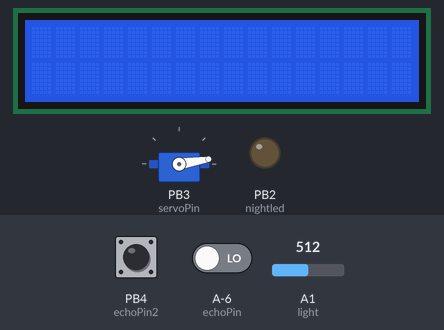
Recording of a sketch running on a simulated ATtiny85, built with avr-gcc and run on an emulated ATtiny85. Shown: servo, 16×2 character LCD, output pins drawn as LEDs (lit = HIGH). The test bench sets the inputs (shaded band); at power-on: A1 (light) = 512, PB4 (echoPin2) LOW, A-6 (echoPin) LOW. Pins used as bus, display or sensor lines are not drawn.

Above: at 1.2 s.
1.3 s: A1 (light) set to 55
5.7 s: A1 (light) set to 45
At 8.6 s:
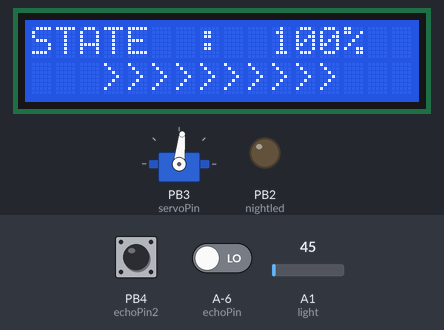
8.9 s: A1 (light) set to 95
At 11.9 s:
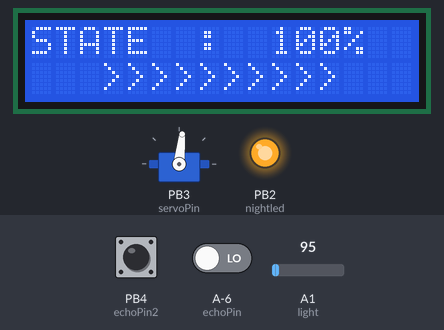
12.2 s: A1 (light) set to 30
At 14.4 s:
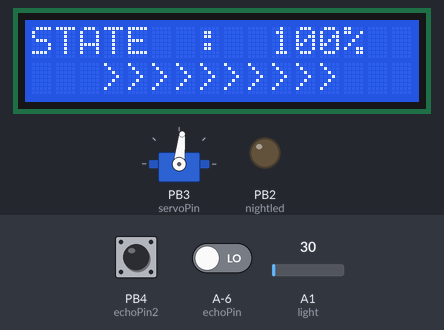
15.4 s: PB4 (echoPin2) pulsed HIGH 5 times (0.12 s each, 0.3 s apart)
At 16.7 s:
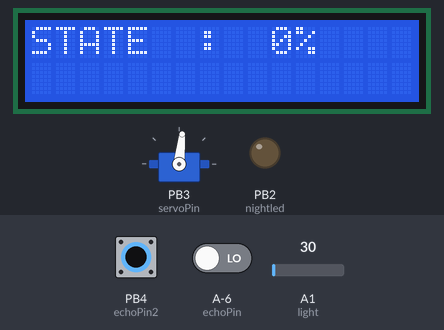
Timing chart, 0 to 18.4 s (numbered marks = the images above; inputs shaded):
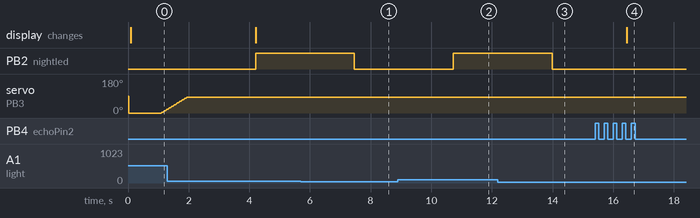

Measured:
- the behaviour switches between 51 and 50 on A1 (light) (found by bisection; images 0 and 1)
- after the input at 5.7 s, PB2 (nightled): HIGH → LOW after 1.8 s
- after the input at 8.9 s, PB2 (nightled): LOW → HIGH after 1.8 s
- after the input at 12.2 s, PB2 (nightled): HIGH → LOW after 1.8 s
- after the input at 15.4 s, the display: changes after 1.0 s (image 4)

The sketch:

Smart_TrashCan.ino
```cpp
#include <Servo.h> // 모터 헤더
#ifdef __AVR__
#include <avr/power.h>
#endif
#include <SoftwareSerial.h>
#include <Wire.h>
#include <LiquidCrystal_I2C.h>
LiquidCrystal_I2C lcd(0x27, 16, 2);


#include "TrashCan.h"

void printInfo(int value, int cnt){
  lcd.clear();
  lcd.print("STATE  :  ");
  lcd.print(value);
  lcd.print("%");
  lcd.setCursor(0,1);
  lcd.print("   ");
  for(int i = 0; i < cnt; i++){
    lcd.print(">");
  }

}


void setup() {
#if defined (__AVR_ATtiny85__)
    if (F_CPU == 16000000) clock_prescale_set(clock_div_1);
#endif


  servo.attach(servoPin);
  lcd.backlight();
  delay(15);
  servo.write(0);
  lcd.begin();
  Serial.begin(9600);
  //wifi.begin(9600);
  pinMode(trigPin, OUTPUT);
  pinMode(echoPin, INPUT);
  pinMode(trigPin2, OUTPUT);
  pinMode(echoPin2, INPUT);
  pinMode(nightled, OUTPUT);
}

void loop() {

  digitalWrite(trigPin, HIGH);
  delay(10);
  digitalWrite(trigPin, LOW);

  duration = pulseIn(echoPin, HIGH);

  distance = ((float)(340 * duration) / 10000) / 2;

  //시리얼모니터에 Echo가 HIGH인 시간 및 거리를 표시해준다.

  /*Serial.print("DIstance: ");
  Serial.print(distance);
  Serial.println("cm");
  delay(50);*/

  if(distance < 40){
        for(; angle < 85; angle++){
            servo.write(angle);
            delay(10);
        }
        delay(1000);
  }
  else{
        for(;angle > 0; angle--){
          servo.write(angle);
          delay(15);
        }
  }

  digitalWrite(trigPin2, HIGH);
  delay(10);
  digitalWrite(trigPin2, LOW);

  duration2 = pulseIn(echoPin2, HIGH);
  distance2 = ((float)(340 * duration2) / 10000) / 2;

  //시리얼모니터에 Echo가 HIGH인 시간 및 거리를 표시해준다.

  /*Serial.print("inner:");
  Serial.print(distance2);
  Serial.println("cm");
  delay(50);*/

  if(distance2 > 30){
    printInfo(0,0);
  }
  if(distance2 < 27){
    printInfo(10,1);
  }
  if(distance2 < 24){
    printInfo(20,2);
  }
  if(distance2 < 21){
    printInfo(30,3);
  }
  if(distance2 < 18){
    printInfo(40,4);
  }
  if(distance2 < 15){
    printInfo(50,5);
  }
  if(distance2 < 12){
    printInfo(60,6);
  }
  if(distance2 < 9){
    printInfo(70,7);
  }
  if(distance2 < 6){
    printInfo(80,8);
  }
  if(distance2 < 5){
    printInfo(90,9);
  }
  if(distance2 < 3){
    printInfo(100,10);
  }

  lightValue = analogRead(light);
  /*Serial.print("light =  ");
  Serial.println(lightValue);*/
  if (lightValue > 50 ) {
      digitalWrite(nightled, HIGH);
     /* Serial.println("LED ON");*/
  }
  else {
      digitalWrite(nightled, LOW);
      /*Serial.println("LED OFF");*/
  }
}
```

TrashCan.h
```cpp
#define trigPin           9
#define trigPin2          5
#define echoPin           8
#define echoPin2          4
#define nightled          2
#define light             A1

#define servoPin          3


Servo servo;
int angle = 0;
float duration, distance;
float duration2, distance2;
int lightValue;
char cmd;
```

functions.ino
```cpp
/*void printInfo(int value, int cnt)
{
  lcd.clear();
  lcd.print("STATE  :  ");
  lcd.print(value);
  lcd.print("%");
  lcd.setCursor(0,1);
  lcd.print("   ");
  for(int i = 0; i < cnt; i++){
    lcd.print(">");
  }
}*/
```
